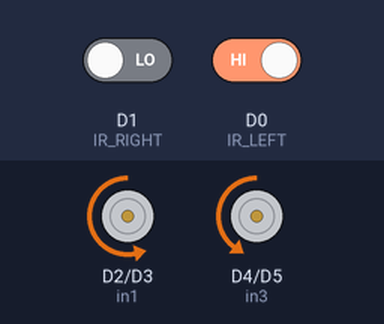
Bench run of a sketch on a simulated ESP8266 (NodeMCU). On the bench: motor-driver pin pairs drawn as motors (green arrow = first pin HIGH = forward, orange = second pin HIGH = backward, longer = more drive, scaled by the enable pin). The inputs (shaded band) are chosen by the test bench; at power-on: D1 (IR_RIGHT) LOW, D0 (IR_LEFT) HIGH.

Above: at 2.2 s.
2.3 s: D1 (IR_RIGHT) driven HIGH
At 3.1 s:
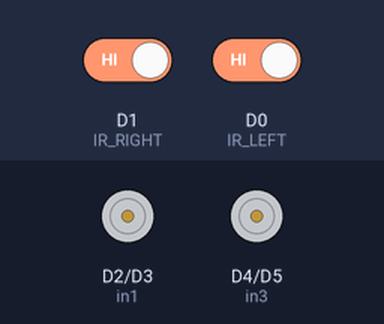
3.8 s: D0 (IR_LEFT) driven LOW
At 4.3 s:
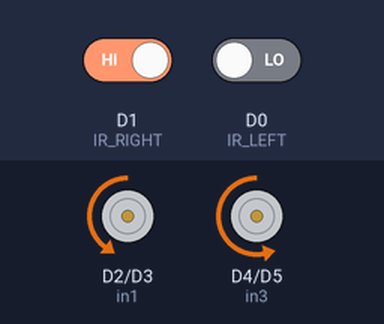
5.3 s: D0 (IR_LEFT) driven HIGH
At 6.5 s:
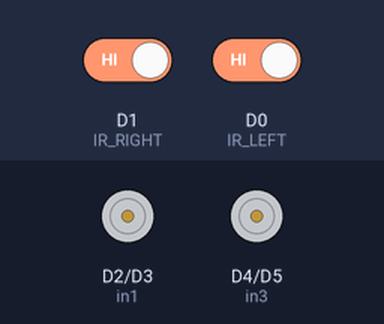
6.8 s: D1 (IR_RIGHT) driven LOW
At 7.7 s:
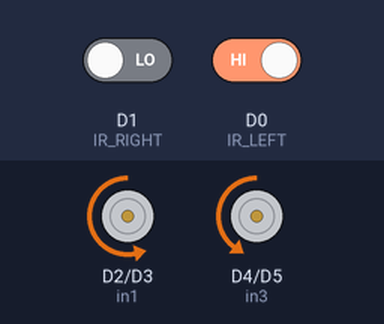
Timing chart, 0 to 9.3 s (numbered marks = the images above; inputs shaded):
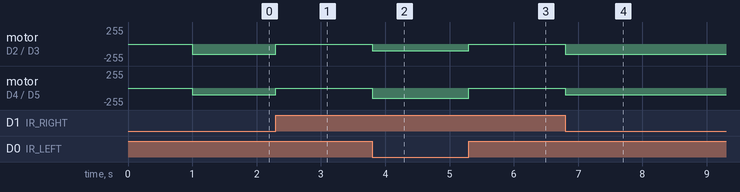

Measured:
- after the input at 2.3 s, motor on D2 (in1) / D3 (in2): backward 150/255 → stopped at once; motor on D4 (in3) / D5 (in4): backward 100/255 → stopped at once
- after the input at 3.8 s, motor on D2 (in1) / D3 (in2): stopped → backward 100/255 at once; motor on D4 (in3) / D5 (in4): stopped → backward 150/255 at once
- after the input at 5.3 s, motor on D2 (in1) / D3 (in2): backward 100/255 → stopped at once; motor on D4 (in3) / D5 (in4): backward 150/255 → stopped at once
- after the input at 6.8 s, motor on D2 (in1) / D3 (in2): stopped → backward 150/255 at once; motor on D4 (in3) / D5 (in4): stopped → backward 100/255 at once

The sketch:

Line_Follower_CODE.ino
```cpp
#define in1 D2
#define in2 D3
#define in3 D4
#define in4 D5
#define EnA D6
#define EnB D7

#define IR_LEFT D0
#define IR_RIGHT D1

void setup() {
    pinMode(in1, OUTPUT);
    pinMode(in2, OUTPUT);
    pinMode(in3, OUTPUT);
    pinMode(in4, OUTPUT);
    pinMode(EnA, OUTPUT);
    pinMode(EnB, OUTPUT);
    pinMode(IR_LEFT, INPUT);
    pinMode(IR_RIGHT, INPUT);

    analogWriteRange(255);
    analogWriteFreq(1000);

    analogWrite(EnA, 100);
    analogWrite(EnB, 100);

    stopMotors();
    delay(1000);
}

void loop() {
    int leftSensor = digitalRead(IR_LEFT);
    int rightSensor = digitalRead(IR_RIGHT);

    if (leftSensor == 0 && rightSensor == 0) {
        forward();
    } else if (leftSensor == 0 && rightSensor == 1) {
        turnRight();
    } else if (leftSensor == 1 && rightSensor == 0) {
        turnLeft();
    } else {
        stopMotors();
    }
}

void forward() {
    digitalWrite(in1, LOW);
    digitalWrite(in2, HIGH);
    digitalWrite(in3, LOW);
    digitalWrite(in4, HIGH);
}

void turnRight() {
    analogWrite(EnA, 100);
    analogWrite(EnB, 150);

    digitalWrite(in1, LOW);
    digitalWrite(in2, HIGH);
    digitalWrite(in3, LOW);
    digitalWrite(in4, HIGH);
}

void turnLeft() {
    analogWrite(EnA, 150);
    analogWrite(EnB, 100);

    digitalWrite(in1, LOW);
    digitalWrite(in2, HIGH);
    digitalWrite(in3, LOW);
    digitalWrite(in4, HIGH);
}


void stopMotors() {
    digitalWrite(in1, LOW);
    digitalWrite(in2, LOW);
    digitalWrite(in3, LOW);
    digitalWrite(in4, LOW);
}
```
